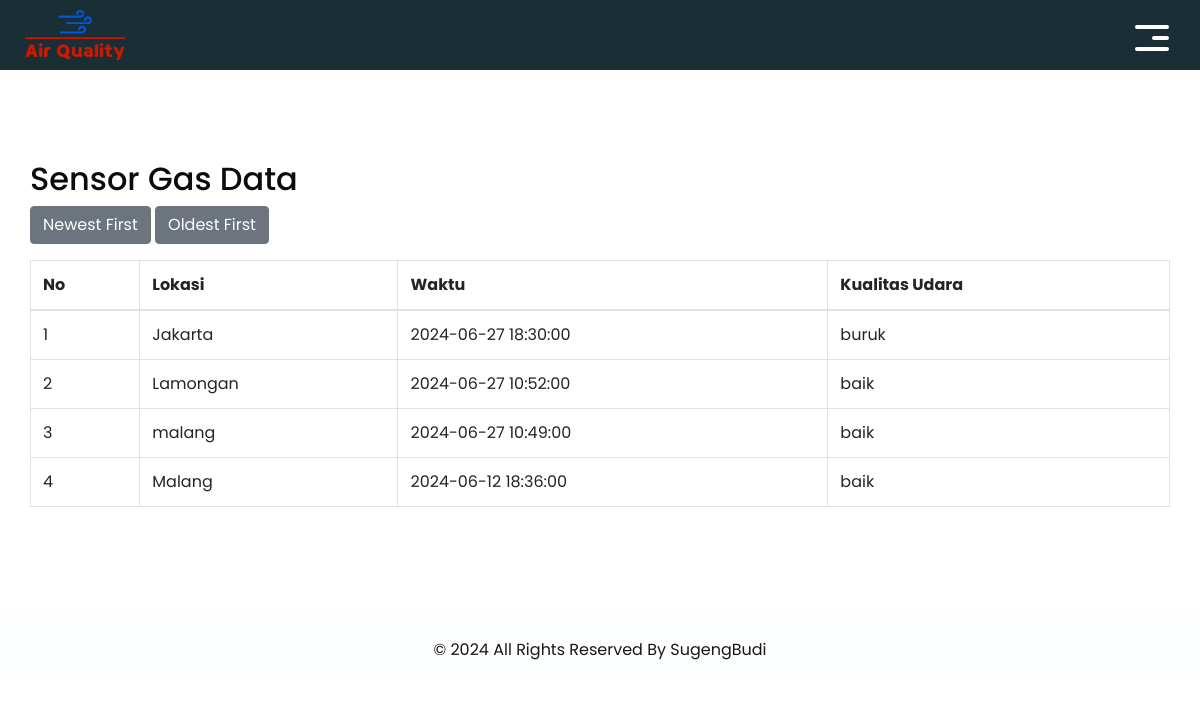
Screenshot of /admin/info.php (signed in) with the database file from the repository.
### tables this page shows
CREATE TABLE `sensordata` (
  `id_sensorData` int(11) NOT NULL,
  `lokasi` varchar(100) NOT NULL,
  `waktu` datetime NOT NULL,
  `CO` double NOT NULL,
  `NOx` double NOT NULL,
  `NO2` double NOT NULL,
  `C6H6` double NOT NULL,
  `PT08S5` double NOT NULL,
  `T` double NOT NULL,
  `RH` double NOT NULL,
  `kualitasudara` varchar(10) NOT NULL
);

### admin/info.php (the view, shortened to what this page needs)
<?php
$servername = "localhost";
$username = "root";
$password = "";
$dbname = "udara";
$conn = new mysqli($servername, $username, $password, $dbname);
$sort = isset($_GET['sort']) ? $_GET['sort'] : 'desc';
$order = ($sort == 'asc') ? 'ASC' : 'DESC';
$sql = "SELECT id_sensorData, lokasi, waktu, kualitasudara FROM sensordata ORDER BY waktu $order";
$result = $conn->query($sql);
?>
<!DOCTYPE html>
<html>
<head>
    <link rel="stylesheet" type="text/css" href="css/bootstrap.css" />
    <link href="css/style.css" rel="stylesheet" />
    <link href="css/responsive.css" rel="stylesheet" />
</head>
<body class="sub_page">
<div class="hero_area">
<header class="header_section">
      <div class="container-fluid">
        <nav class="navbar navbar-expand-lg custom_nav-container">
          <a class="" href="halaman_admin.php">
            <img src="images/logo.png" alt="" width="100" height="50" />
          </a>
          <div>
            <div class="custom_menu-btn ">
              <button>
                <span class=" s-1">
                </span>
                <span class="s-2">
                </span>
                <span class="s-3">
                </span>
              </button>
            </div>
          </div>
        </nav>
      </div>
    </header>
</div>
<section class="freelance_section layout_padding">
    <div class="container">
        <div class="row">
            <div class="col-md-12">
                <h2 class="section_heading">Sensor Gas Data</h2>
                <div class="mb-3">
                    <a href="?sort=desc" class="btn btn-secondary">Newest First</a>
                    <a href="?sort=asc" class="btn btn-secondary">Oldest First</a>
                </div>
                <div class="table-responsive">
                    <table class="table table-bordered">
                        <thead>
                            <tr>
                                <th>No</th>
                                <th>Lokasi</th>
                                <th>Waktu</th>
                                <th>Kualitas Udara</th>
                            </tr>
                        </thead>
                        <tbody>
                            <?php
                            if ($result->num_rows > 0) {
                                $no = 1;
                                while ($row = $result->fetch_assoc()) {
                                    echo "<tr>
                                        <td>" . $no++ . "</td>
                                        <td>" . $row["lokasi"] . "</td>
                                        <td>" . $row["waktu"] . "</td>
                                        <td>" . $row["kualitasudara"] . "</td>
                                    </tr>";
                                }
                            } else {
                                echo "<tr><td colspan='4'>No data available</td></tr>";
                            }
                            ?>
                        </tbody>
                    </table>
                </div>
            </div>
        </div>
    </div>
</section>
<footer class="container-fluid footer_section">
    <div class="container">
        <p>&copy; <span id="displayDate"></span> All Rights Reserved By <a href="https://github.com/SugengBudiArter">SugengBudi</a></p>
    </div>
</footer>
</body>
</html>

### admin/css/style.css (style rules this page uses)
body { font-family: 'Poppins', sans-serif; color: #0c0c0c; background-color: #ffffff; }
.layout_padding { padding-top: 90px; padding-bottom: 90px; }
.hero_area { height: calc(100vh - 30px); background: -webkit-gradient(linear, left top, right top, color-stop(55%, #1a2e35), color-stop(55%, #1cbbb4)); background: linear-gradient(to right, #1a2e35 55%, #1cbbb4 55%); display: -webkit-box; display: -ms-flexbox; display: flex; -webkit-box-orient: vertical; -webkit-box-direction: normal; -ms-flex-direction: column; flex-direction: column; position: relative; }
.sub_page .hero_area { height: auto; background: none; background-color: #1a2e35; }
.header_section { overflow-x: hidden; }
.header_section .container-fluid { padding-right: 25px; padding-left: 25px; }
a, a:hover, a:focus { text-decoration: none; }
.btn, .btn:focus { outline: none !important; -webkit-box-shadow: none; box-shadow: none; }
.custom_nav-container { z-index: 99999; padding: 0; height: 70px; }
.freelance_section .row { -webkit-box-align: center; -ms-flex-align: center; align-items: center; }
.footer_section { display: -webkit-box; display: -ms-flexbox; display: flex; -webkit-box-orient: vertical; -webkit-box-direction: normal; -ms-flex-direction: column; flex-direction: column; -webkit-box-pack: center; -ms-flex-pack: center; justify-content: center; background-color: #fdfeff; }
.footer_section p { color: #171717; margin: 0; padding: 25px 0 20px 0; margin: 0 auto; text-align: center; }
.footer_section a { color: #171717; }
.custom_menu-btn button { margin-top: 12px; outline: none; border: none; background-color: transparent; }
.custom_menu-btn button span { display: block; width: 34px; height: 4px; background-color: #fff; margin: 7px 0; -webkit-transition: all 0.3s; transition: all 0.3s; border-radius: 10px; }
.custom_menu-btn .s-2 { -webkit-transition: all 0.1s; transition: all 0.1s; width: 17px; margin-left: auto; }

### admin/css/responsive.css (style rules this page uses)
@media (min-width: 1200px) { .container { max-width: 1170px; } }

### rows the page displays
sensordata: lokasi "Jakarta", waktu "2024-06-27 18:30:00", kualitasudara "buruk"
sensordata: lokasi "Lamongan", waktu "2024-06-27 10:52:00", kualitasudara "baik"
sensordata: lokasi "malang", waktu "2024-06-27 10:49:00", kualitasudara "baik"
sensordata: lokasi "Malang", waktu "2024-06-12 18:36:00", kualitasudara "baik"
